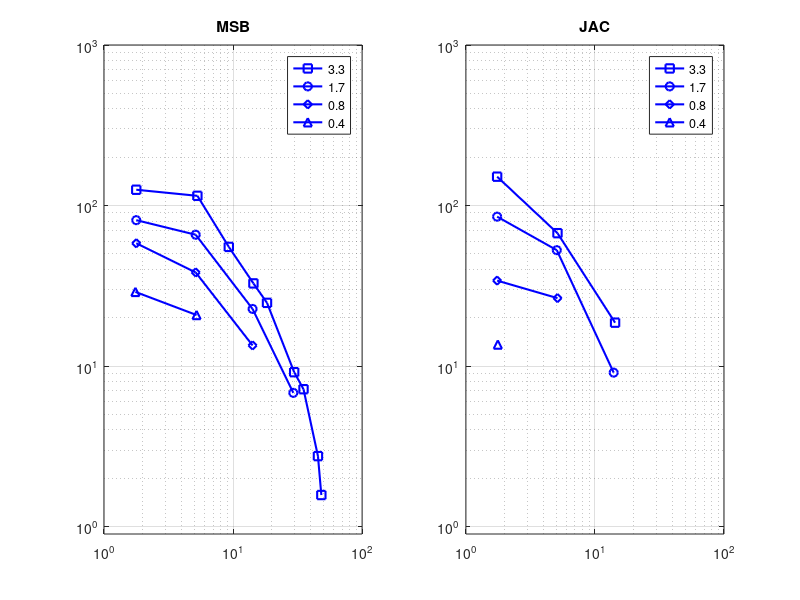

MATLAB code to generate this figure: (Note: this script raises an error after producing the figure.)
function run_paper2_CrowellBanksUnpublishedExperiment
% Simulate experiment 3 of Crowell & Banks
%
% Syntax:
%   run_paper2_CrowellBanksUnpublishedExperiment
%
% Description:
%    Simulate experiment 3 (spatial summation experiment) of Crowell &
%    Banks (unpublished data)
% 
%
% Inputs:
%    None.
%
% Outputs:
%    None.
%
% Optional key/value pairs:
%    None.
%

% History
%    09/20/19  npc  Wrote it.

    plotHumanData();
    
    % How to split the computation
    % 0 (All mosaics), 1; (Largest mosaic), 2 (Second largest), 3 (all but
    % the 2 largest), or some specific spatial frequency, like 16
    computationInstance = 0;
    
    % Whether to compute responses
    computeMosaic = ~true;
    computeResponses = ~true;
    visualizeResponses = ~true;
    findPerformance = true;
    visualizePerformance = true;
    
    % Pupil diameter used
    pupilDiamMm = 2.5;                                  % Crowell & Banks employed a 2.5 mm artificial pupil
    
    % Mean luminance used
    luminanceCdM2 = 100;                                % Crowell & Banks employed 100 cd/m2 stimuli
    
    % Cycles/deg examined
    cyclesPerDegreeExamined = [5 14 28]; % [2.5 5 14 28];    % Crowell & Banks employed 1.75, 5, 14, and 28 c/deg.
    
    % Patch sizes examined
    patchSize2SigmaCycles = [3.3 1.7]; % [3.3 1.7 0.8 0.4];  % Gabor patch sizes (2 x sigma in degrees) employed by Crowell & Banks
    
    % Performance for threshold
    thresholdCriterionFraction = 0.75;                  % Performance threshold employed by Crowell & Banks was 75%
    
    % Response instances to compute
    nTrainingSamples = 1032;                         % 1032 to signify the Crowell & Banks runs
    
    % Integration time to use: Here set to 5.0 ms, but 2.5 ms may be better 
    % for capturing the dynamics of fixationalEM
    integrationTimeMilliseconds = 5.0;
    
    % How long the stimulus is. We might be changing the duration. 100 ms is the default
    stimulusDurationInSeconds = 100/1000;
    % Frame rate in Hz. 10 Hz, so each frame is 100 msec long
    % Will need to change this to study shorter stimulus durations.
    frameRate = 10; 
    
    % Compute photocurrent responses
    computePhotocurrents = true;
      
    observerTypesExamined = {'computational'};                % {'ideal', 'computational'};
    computationalObserverClassifier = 'svmV1FilterEnsemble';  % Choose from : 'svmV1FilterEnsemble', 'svmV1FilterBank'
    
    % Assemble conditions list to be examined (different patch sizes)
    condIndex = 0;
    for patchSizeIndex = 1:numel(patchSize2SigmaCycles)
        for observerTypeIndex = 1:numel(observerTypesExamined)
            observerType = observerTypesExamined{observerTypeIndex};
            if (strcmp(observerType, 'ideal'))
                % the ideal observer, isomerizations, no eye movements
                observerLegend = 'ideal observer';
                emPathType = 'frozen0';
                centeredEMPaths =  'atStimulusModulationMidPoint';
                performanceSignal = 'isomerizations';
                performanceClassifier = 'mlpt';
                spatialPoolingKernelParams.type = 'V1QuadraturePair';
                spatialPoolingKernelParams.activationFunction = 'energy';
            elseif (strcmp(observerType, 'computational'))
                % the computational observer, pCurrent + fix. eye movements
                observerLegend = computationalObserverClassifier;
                emPathType = 'randomNoSaccades';
                centeredEMPaths =  'atStimulusModulationMidPoint';
                performanceSignal = 'photocurrents';
                performanceClassifier = computationalObserverClassifier;
                spatialPoolingKernelParams.type = 'V1QuadraturePair';
                spatialPoolingKernelParams.activationFunction = 'energy';
            else
                error('Unknown observer type: ''%s''.', observerType);
            end
            
            for sfIndex = 1:numel(cyclesPerDegreeExamined)   
                condIndex = condIndex + 1;
                examinedCond(condIndex).label = sprintf('%s, %2.1f cycles', observerLegend, patchSize2SigmaCycles(patchSizeIndex));
                examinedCond(condIndex).emPathType = emPathType;
                examinedCond(condIndex).centeredEMPaths = centeredEMPaths;
                examinedCond(condIndex).performanceSignal = performanceSignal;
                examinedCond(condIndex).performanceClassifier = performanceClassifier;
                examinedCond(condIndex).spatialPoolingKernelParams.type = spatialPoolingKernelParams.type;
                
                examinedCond(condIndex).patchSize2SigmaCycles = patchSize2SigmaCycles(patchSizeIndex);
                examinedCond(condIndex).cyclesPerDegreeExamined = cyclesPerDegreeExamined(sfIndex);
                examinedCond(condIndex).spatialPoolingKernelParams.activationFunction = spatialPoolingKernelParams.activationFunction;
                
                switch (cyclesPerDegreeExamined(sfIndex))
                    case 2.5
                        examinedCond(condIndex).minimumMosaicFOVdegs = 3.94; % specify [] for mosaic that is matched to the stimulus
                    case 5
                        examinedCond(condIndex).minimumMosaicFOVdegs = 1.97; % specify [] for mosaic that is matched to the stimulus
                    case 14
                        examinedCond(condIndex).minimumMosaicFOVdegs = 0.98; 
                    case 28
                        examinedCond(condIndex).minimumMosaicFOVdegs = 0.492; 
                    otherwise
                        error('minimumMosaicFOVdegs not specified');
                end
            end % sfIndex
        end % observerTypeIndex
    end % patchSizeIndex
    
    % Go
    examinedLegends = {};

    for condIndex = 1:numel(examinedCond)
        % Get default params
        params = getCSFPaper2DefaultParams(pupilDiamMm, integrationTimeMilliseconds, frameRate, stimulusDurationInSeconds, computationInstance);
        
        % Customize params
        params.luminances = luminanceCdM2;
        params.thresholdCriterionFraction = thresholdCriterionFraction;
        params.nTrainingSamples = nTrainingSamples;
        
        % Update params
        cond = examinedCond(condIndex);
        
        % Legend
        examinedLegends{numel(examinedLegends)+1} = cond.label;
        
        % Eye movement typw
        params.emPathType = cond.emPathType;
        params.centeredEMPaths = cond.centeredEMPaths;
        
        % Signal
        params.performanceSignal = cond.performanceSignal;
        
        % Classifier
        params.performanceClassifier = cond.performanceClassifier;
        params.spatialPoolingKernelParams.type = cond.spatialPoolingKernelParams.type;
        params.spatialPoolingKernelParams.activationFunction = cond.spatialPoolingKernelParams.activationFunction;
            
        % Stimulus patch size
        params.patchSize2SigmaCycles = cond.patchSize2SigmaCycles;
        
        % Also adjust stimulus pixels
        params.imagePixels = max([256 round(0.5*params.imagePixels * params.patchSize2SigmaCycles / 3.3)*2]);
        
        % Stimulus SF
        params.cyclesPerDegreeExamined = cond.cyclesPerDegreeExamined;
        
        % Mosaic size
        params.minimumMosaicFOVdegs = cond.minimumMosaicFOVdegs;
        
        % Keep the optical image size matched to the cone mosaic, not the
        % stimulus
        params.opticalImagePadSizeDegs = cond.minimumMosaicFOVdegs;
        
        % Adjust the 'svmV1FilterEnsemble' pooling params to match the
        % current 'patchSize2SigmaCycles'
        if (strcmp(params.performanceClassifier, 'svmV1FilterEnsemble'))
            ensembleFilterParams = struct(...
                        'spatialPositionsNum',  1, ...   % 1 results in a 3x3 grid, 2 in 5x5
                        'spatialPositionOffsetDegs', 0.03, ... 
                        'cyclesPerRFs', params.patchSize2SigmaCycles*2, ...           % each template contains 5 cycles of the stimulus
                        'orientations', 0);
            fNames = fieldnames(ensembleFilterParams);
            for fNameIndex = 1:numel(fNames)
                    fName = fNames{fNameIndex};
                    params.spatialPoolingKernelParams.(fName) = ensembleFilterParams.(fName);
            end
        end
        
        % Update params
        params = getRemainingDefaultParams(params, ...
            computePhotocurrents, computeResponses, computeMosaic, ...
            visualizeResponses, findPerformance, visualizePerformance); 

            
        % Go !
        [~,~, theFigData{condIndex}] = run_BanksPhotocurrentEyeMovementConditions(params);
    end % condIndex
    
    if (visualizePerformance)
        condIndex = 0;
        lumIndex = 1;
        colors = brewermap(numel(patchSize2SigmaCycles), 'Set1');
        figure(1234); clf;
        theLegends = cell(1, numel(patchSize2SigmaCycles)*2);
        
        for patchSizeIndex  = 1:numel(patchSize2SigmaCycles)
            thePatchSizeColor = squeeze(colors(patchSizeIndex,:));
            for observerTypeIndex = 1:numel(observerTypesExamined)
                observerType = observerTypesExamined{observerTypeIndex};
                for sfIndex = 1:numel(cyclesPerDegreeExamined)   
                    condIndex = condIndex + 1;
                    if (sfIndex == 1) 
                        theLegends{numel(theLegends)+1} = examinedLegends{condIndex};
                    end
                    figData = theFigData{condIndex};
                    referenceContrast = figData.banksEtAlReplicate.mlptThresholds(1).testConeContrasts(1);
                    cpd(sfIndex) = figData.banksEtAlReplicate.cyclesPerDegree(lumIndex,:);
                    thresholdContrasts = [figData.banksEtAlReplicate.mlptThresholds(lumIndex,:).thresholdContrasts];
                    contrastSensitivity(sfIndex) = 1./(thresholdContrasts*referenceContrast);
                end % sfIndex
                if (strcmp(observerType, 'ideal'))
                    % ideal observer
                    plot(cpd, contrastSensitivity, '--', 'Color', thePatchSizeColor, 'LineWidth', 1.5); hold on;
                else
                    % computational observer
                    plot(cpd, contrastSensitivity, 'o-', 'Color', thePatchSizeColor, ... 
                        'MarkerFaceColor', thePatchSizeColor/2, 'MarkerSize', 12, 'LineWidth', 1.5); hold on;
                end
            end % observerType
        end
        
        % Now plot the Crowell&Banks data
        load('CrowellBanksSubjects.mat');
        plot(CrowellBanksEx3MSB_33cycles.x, CrowellBanksEx3MSB_33cycles.y, 'ks-', 'LineWidth', 1.5);
        plot(CrowellBanksEx3MSB_17cycles.x, CrowellBanksEx3MSB_17cycles.y, 'ko-','LineWidth', 1.5);
        plot(CrowellBanksEx3MSB_08cycles.x, CrowellBanksEx3MSB_08cycles.y, 'kd-','LineWidth', 1.5);
        plot(CrowellBanksEx3MSB_04cycles.x, CrowellBanksEx3MSB_04cycles.y, 'k^-','LineWidth', 1.5);

        plot(CrowellBanksEx3JAC_33cycles.x, CrowellBanksEx3JAC_33cycles.y, 'ks-', 'Color', [0.5 0.5 0.5], 'LineWidth', 1.5);
        plot(CrowellBanksEx3JAC_17cycles.x, CrowellBanksEx3JAC_17cycles.y, 'ko-', 'Color', [0.5 0.5 0.5], 'LineWidth', 1.5);
        plot(CrowellBanksEx3JAC_08cycles.x, CrowellBanksEx3JAC_08cycles.y, 'kd-', 'Color', [0.5 0.5 0.5], 'LineWidth', 1.5);
        plot(CrowellBanksEx3JAC_04cycles.x, CrowellBanksEx3JAC_04cycles.y, 'k^-', 'Color', [0.5 0.5 0.5], 'LineWidth', 1.5);

        theLegends{numel(theLegends)+1} = sprintf('MSB, 3.3 cycles');
        theLegends{numel(theLegends)+1} = sprintf('MSB, 1.7 cycles');
        theLegends{numel(theLegends)+1} = sprintf('MSB, 0.8 cycles');
        theLegends{numel(theLegends)+1} = sprintf('MSB, 0.4 cycles');
        
        theLegends{numel(theLegends)+1} = sprintf('JAC, 3.3 cycles');
        theLegends{numel(theLegends)+1} = sprintf('JAC, 1.7 cycles');
        theLegends{numel(theLegends)+1} = sprintf('JAC, 0.8 cycles');
        theLegends{numel(theLegends)+1} = sprintf('JAC, 0.4 cycles');
        
        
        legend(theLegends);
        set(gca, 'FontSize', 14);
        set(gca, 'XScale', 'log', 'YScale', 'log');
        set(gca, 'XLim', [1 100], 'YLim', [0.9 1000]);

        xlabel('spatial frequency (c/deg)');
        ylabel('contrast sensitivity');
        drawnow;
    end
    
end


function params = getRemainingDefaultParams(params, computePhotocurrents, computeResponses, computeMosaic, visualizeResponses, findPerformance, visualizePerformance)
                         
    % Simulation steps to perform
    params.computeMosaic = computeMosaic; 
    params.visualizeMosaic = ~true;
    
    params.computeResponses = computeResponses;
    params.computePhotocurrentResponseInstances = computePhotocurrents && computeResponses;
    params.visualizeResponses = visualizeResponses;
    params.visualizeResponsesWithSpatialPoolingSchemeInVideo = ~true;
    params.visualizeOuterSegmentFilters = ~true;
    params.visualizeSpatialScheme = ~true;
    params.visualizeOIsequence = ~true;
    params.visualizeOptics = ~true;
    params.visualizeStimulusAndOpticalImage = ~true;
    params.visualizeMosaicWithFirstEMpath = ~true;
    params.visualizeSpatialPoolingScheme = ~true;
    params.visualizeStimulusAndOpticalImage = ~true;
    params.visualizeDisplay = ~true;
    
    params.visualizeKernelTransformedSignals = ~true;
    params.findPerformance = findPerformance;
    params.visualizePerformance = visualizePerformance;
    params.deleteResponseInstances = ~true;
end

function plotHumanData()

load('CrowellBanksSubjects.mat');
figure(555)
subplot(1,2,1);
plot(CrowellBanksEx3MSB_33cycles.x, CrowellBanksEx3MSB_33cycles.y, 'bs-', 'LineWidth', 1.5);
hold on;
plot(CrowellBanksEx3MSB_17cycles.x, CrowellBanksEx3MSB_17cycles.y, 'bo-','LineWidth', 1.5);
plot(CrowellBanksEx3MSB_08cycles.x, CrowellBanksEx3MSB_08cycles.y, 'bd-','LineWidth', 1.5);
plot(CrowellBanksEx3MSB_04cycles.x, CrowellBanksEx3MSB_04cycles.y, 'b^-','LineWidth', 1.5);
set(gca, 'XScale', 'log', 'YScale', 'log');
set(gca, 'XLim', [1 100], 'YLim', [0.9 1000]);
legend({'3.3', '1.7', '0.8', '0.4'});
grid on
title('MSB');

subplot(1,2,2);
plot(CrowellBanksEx3JAC_33cycles.x, CrowellBanksEx3JAC_33cycles.y, 'bs-', 'LineWidth', 1.5);
hold on;
plot(CrowellBanksEx3JAC_17cycles.x, CrowellBanksEx3JAC_17cycles.y, 'bo-', 'LineWidth', 1.5);
plot(CrowellBanksEx3JAC_08cycles.x, CrowellBanksEx3JAC_08cycles.y, 'bd-', 'LineWidth', 1.5);
plot(CrowellBanksEx3JAC_04cycles.x, CrowellBanksEx3JAC_04cycles.y, 'b^-', 'LineWidth', 1.5);
set(gca, 'XScale', 'log', 'YScale', 'log');
set(gca, 'XLim', [1 100], 'YLim', [0.9 1000]);
legend({'3.3', '1.7', '0.8', '0.4'});
title('JAC');
grid on
end

